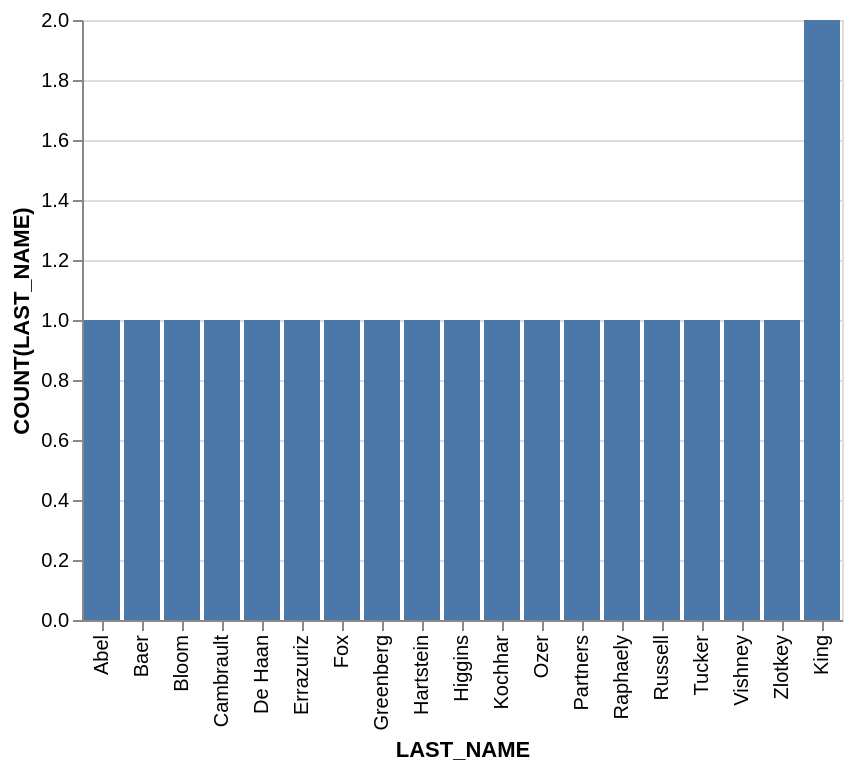

Vega-Lite specification stored for this chart:
### Vega-Lite specification from a JSON file in a GitHub repository (floating-point values rounded to 4 significant figures)
{"data": {"values": [{"x_data": "Abel", "y_data": 1}, {"x_data": "Baer", "y_data": 1}, {"x_data": "Bloom", "y_data": 1}, {"x_data": "Cambrault", "y_data": 1}, {"x_data": "De Haan", "y_data": 1}, {"x_data": "Errazuriz", "y_data": 1}, {"x_data": "Fox", "y_data": 1}, {"x_data": "Greenberg", "y_data": 1}, {"x_data": "Hartstein", "y_data": 1}, {"x_data": "Higgins", "y_data": 1}, {"x_data": "Kochhar", "y_data": 1}, {"x_data": "Ozer", "y_data": 1}, {"x_data": "Partners", "y_data": 1}, {"x_data": "Raphaely", "y_data": 1}, {"x_data": "Russell", "y_data": 1}, {"x_data": "Tucker", "y_data": 1}, {"x_data": "Vishney", "y_data": 1}, {"x_data": "Zlotkey", "y_data": 1}, {"x_data": "King", "y_data": 2}]}, "mark": "bar", "encoding": {"x": {"field": "x_data", "type": "nominal", "title": "LAST_NAME", "sort": {"op": "sum", "field": "y_data", "order": "ascending"}}, "y": {"field": "y_data", "type": "quantitative", "title": "COUNT(LAST_NAME)"}}}
